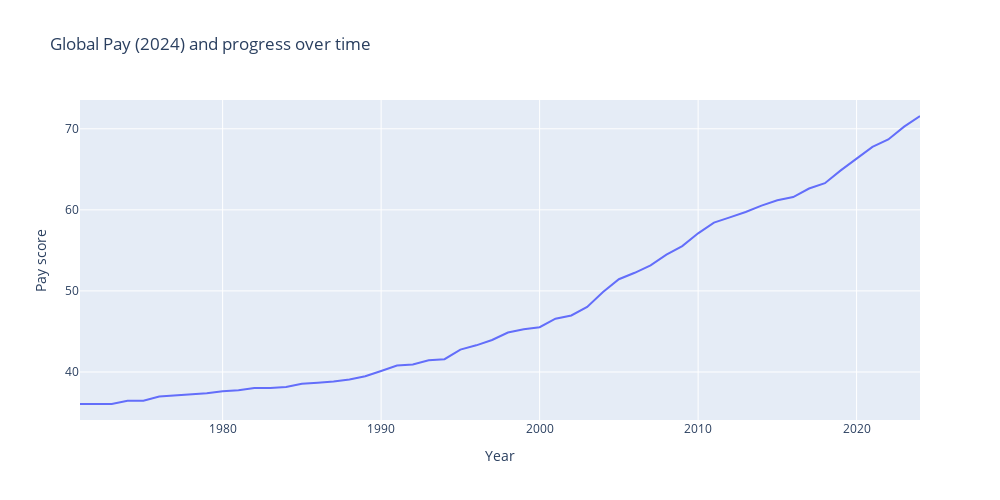

The cell this chart's notebook holds for it:
### Code cell
gender_pay_gap_df_world = gender_pay_gap_df
gender_pay_gap_df_world = gender_pay_gap_df_world.groupby(['report_year']).agg({'pay_score': ['mean', 'min', 'max']})
gender_pay_gap_df_world = gender_pay_gap_df_world.reset_index()

gender_pay_gap_df_world
fig = go.Figure(data=[
    go.Scatter(name='Global', x=gender_pay_gap_df_world['report_year'], y=gender_pay_gap_df_world['pay_score']['mean'], mode='lines')
])

fig.update_layout(
    title=" Global Pay (2024) and progress over time ", xaxis_title="Year", yaxis_title="Pay score", legend_title="Global",
    autosize=True,
    width=1000,
    height=500,
    yaxis = dict(
        zeroline=True,
        tickvals=[i for i in [10,20,30,40,50,60,70,80,90,100]],
        tickformat=""
    ),
     xaxis = dict(
        zeroline=True,
        tickmode = 'linear',
        tick0 = 0,
        dtick = 10
    ),
)
fig.show()

### Figure 1 — Plotly figure (JSON) as saved in the notebook; plotly's stock layout.template omitted (floating-point values rounded to 4 significant figures)
{"data": [{"mode": "lines", "name": "Global", "type": "scatter", "x": [1971, 1972, 1973, 1974, 1975, 1976, 1977, 1978, 1979, 1980, 1981, 1982, 1983, 1984, 1985, 1986, 1987, 1988, 1989, 1990, 1991, 1992, 1993, 1994, 1995, 1996, 1997, 1998, 1999, 2000, 2001, 2002, 2003, 2004, 2005, 2006, 2007, 2008, 2009, 2010, 2011, 2012, 2013, 2014, 2015, 2016, 2017, 2018, 2019, 2020, 2021, 2022, 2023, 2024], "y": [36.05, 36.05, 36.05, 36.45, 36.45, 36.97, 37.11, 37.24, 37.37, 37.63, 37.76, 38.03, 38.03, 38.16, 38.55, 38.68, 38.82, 39.08, 39.47, 40.13, 40.79, 40.92, 41.45, 41.58, 42.76, 43.29, 43.95, 44.87, 45.26, 45.53, 46.58, 46.97, 48.03, 49.87, 51.45, 52.24, 53.16, 54.47, 55.53, 57.11, 58.42, 59.08, 59.74, 60.53, 61.18, 61.58, 62.63, 63.29, 64.87, 66.32, 67.76, 68.68, 70.26, 71.58]}], "layout": {"autosize": true, "height": 500, "legend": {"title": {"text": "Global"}}, "title": {"text": " Global Pay (2024) and progress over time "}, "width": 1000, "xaxis": {"autorange": true, "dtick": 10, "range": [1971, 2024], "tick0": 0, "tickmode": "linear", "title": {"text": "Year"}, "type": "linear", "zeroline": true}, "yaxis": {"autorange": true, "range": [34.08, 73.55], "tickformat": "", "tickvals": [10, 20, 30, 40, 50, 60, 70, 80, 90, 100], "title": {"text": "Pay score"}, "type": "linear", "zeroline": true}}}
